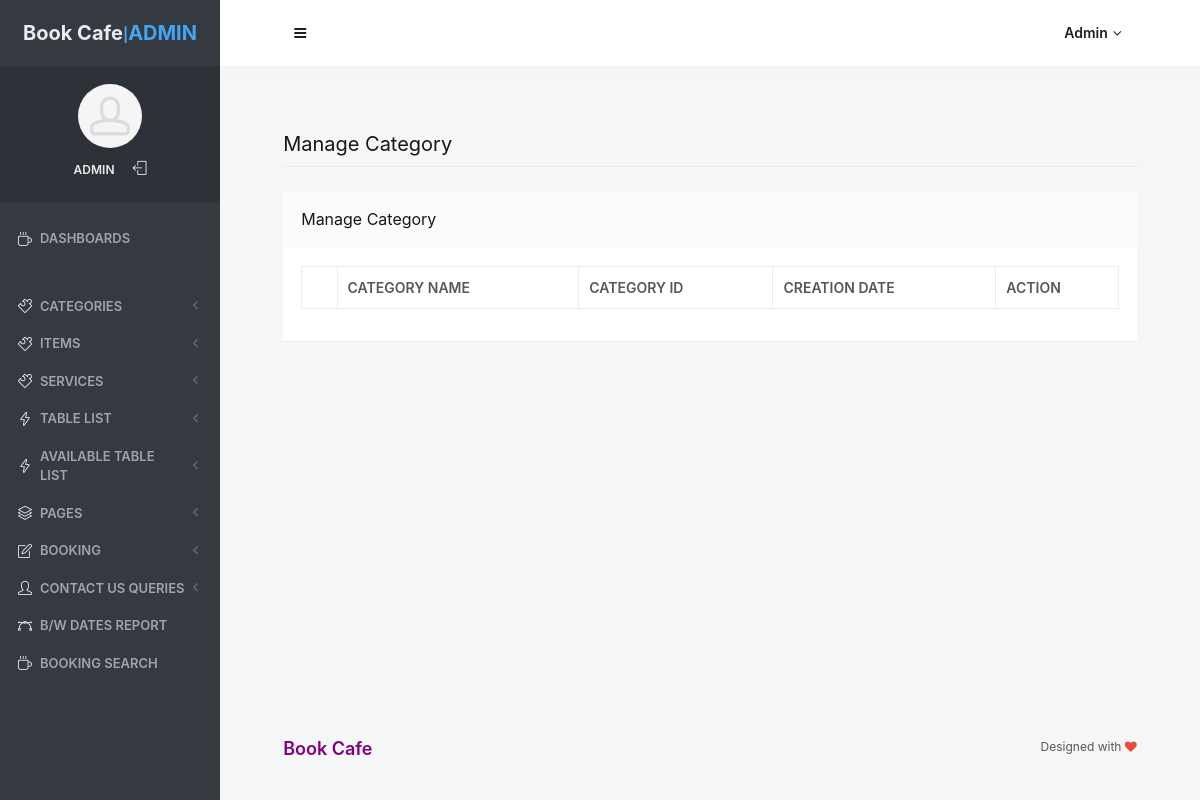
/obbs/admin/manage-category.php (signed in), run on an earlier commit of the app's database.
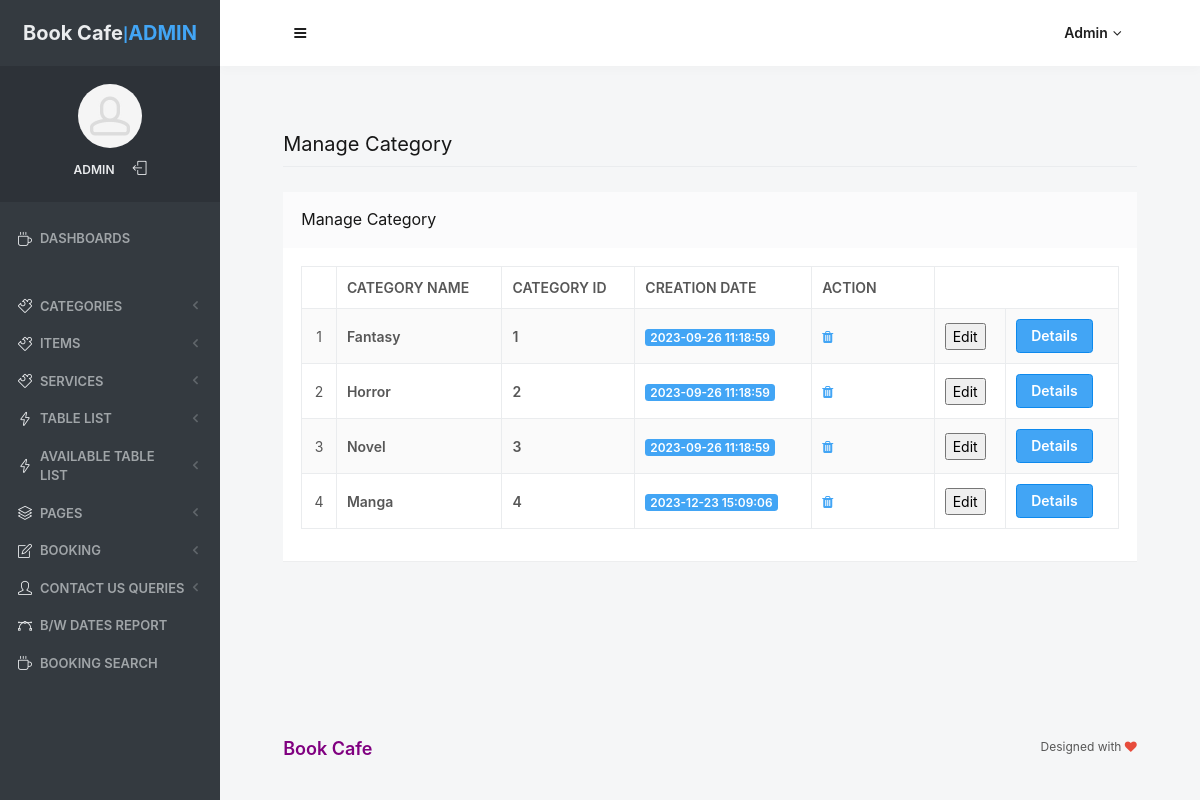
And on a later commit of the database.
### tables this page shows
CREATE TABLE `tblcategory` (
  `ID` int(11) NOT NULL,
  `CategoryName` varchar(255) DEFAULT NULL,
  `CreationDate` timestamp NOT NULL DEFAULT current_timestamp() ON UPDATE current_timestamp()
);

### obbs/admin/manage-category.php (the view, shortened to what the changed rows need)
<?php
include('includes/dbconnection.php');
if (strlen($_SESSION['odmsaid']) == 0) {
    header('location:logout.php');
} else {
?>
<!doctype html>
<html lang="en" class="no-focus">
<head>
    <link rel="stylesheet" href="assets/js/plugins/datatables/dataTables.bootstrap4.min.css">
    <link rel="stylesheet" id="css-main" href="assets/css/codebase.min.css">
</head>
<body>
    <div id="page-container" class="sidebar-o sidebar-inverse side-scroll page-header-fixed main-content-narrow">
        <?php include_once('includes/sidebar.php'); ?>
        <?php include_once('includes/header.php'); ?>
        <main id="main-container">
            <div class="content">
                <h2 class="content-heading">Manage Category</h2>
                <div class="block">
                    <div class="block-content block-content-full">
                        <table class="table table-bordered table-striped table-vcenter js-dataTable-full-pagination">
                            <thead>
                                <tr>
                                    <th class="text-center"></th>
                                    <th>Category Name</th>
                                    <th>Category ID</th>
                                    <th class="d-none d-sm-table-cell">Creation Date</th>
                                    <th class="d-none d-sm-table-cell" style="width: 15%;">Action</th>
                                </tr>
                            </thead>
                            <tbody>
                                <?php
                                $sql = "SELECT * FROM tblcategory";
                                $query = $dbh->prepare($sql);
                                $query->execute();
                                $results = $query->fetchAll(PDO::FETCH_OBJ);
                                $cnt = 1;
                                if ($query->rowCount() > 0) {
                                    foreach ($results as $row) {
                                ?>
                                        <tr>
                                            <td class="text-center"><?php echo htmlentities($cnt); ?></td>
                                            <td class="font-w600"><?php echo htmlentities($row->CategoryName); ?></td>
                                            <td class="font-w600"><?php echo htmlentities($row->ID); ?></td>
                                            <td class="d-none d-sm-table-cell">
                                                <span class="badge badge-primary"><?php echo htmlentities($row->CreationDate); ?></span>
                                            </td>
                                            <td class="d-none d-sm-table-cell">
                                                <a href="manage-category.php?delid=<?php echo ($row->ID); ?>" onclick="return confirm('Do you really want to Delete?');">
                                                    <i class="fa fa-trash fa-delete" aria-hidden="true"></i>
                                                </a>
                                            </td>
                                            <td class="d-none d-sm-table-cell">
                                                <a href="edit-category.php?editid=<?php echo ($row->ID); ?>"><button>Edit</button></a>
                                            </td>
                                            <td class="d-none d-sm-table-cell">
                                                <a href="category-details.php?categoryid=<?php echo ($row->ID); ?>" class="btn btn-primary">Details</a>
                                            </td>
                                        </tr>
                                <?php
                                        $cnt++;
                                    }
                                }
                                ?>
                            </tbody>
                        </table>
                    </div>
                </div>
            </div>
        </main>
    </div>
</body>
</html>
<?php } ?>

### obbs/admin/includes/sidebar.php (shortened to what the changed rows need)
     <?php
include('includes/dbconnection.php');
if (strlen($_SESSION['odmsaid']==0)) {
  header('location:logout.php');
  } else{
  ?>
   <nav id="sidebar">
                <div id="sidebar-scroll">
                    <div class="sidebar-content">
                        <div class="content-side content-side-full content-side-user px-10 align-parent">
                            <div class="sidebar-mini-hidden-b text-center">
                                <ul class="list-inline mt-10">
                                    <?php
$aid=$_SESSION['odmsaid'];
$sql="SELECT AdminName from  tbladmin where ID=:aid";
$query = $dbh -> prepare($sql);
$query->bindParam(':aid',$aid,PDO::PARAM_STR);
$query->execute();
$results=$query->fetchAll(PDO::FETCH_OBJ);
$cnt=1;
if($query->rowCount() > 0)
{
foreach($results as $row)
{               ?>
                                    <li class="list-inline-item">
                                        <a class="link-effect text-dual-primary-dark font-size-xs font-w600 text-uppercase" href="admin-profile.php"><?php  echo $row->AdminName;?></a>
                                    </li><?php $cnt=$cnt+1;}} ?>
                                </ul>
                            </div>
                        </div>
                    </div>
                </div>
            </nav>
           <?php }  ?>

### obbs/admin/includes/header.php (shortened to what the changed rows need)
   <?php
include('includes/dbconnection.php');
if (strlen($_SESSION['odmsaid']==0)) {
  header('location:logout.php');
  } else{
  ?>
            <header id="page-header">
                <div class="content-header">
                    <div class="content-header-section">
                        <div class="btn-group" role="group">
                            <?php
$aid=$_SESSION['odmsaid'];
$sql="SELECT AdminName from  tbladmin where ID=:aid";
$query = $dbh -> prepare($sql);
$query->bindParam(':aid',$aid,PDO::PARAM_STR);
$query->execute();
$results=$query->fetchAll(PDO::FETCH_OBJ);
$cnt=1;
if($query->rowCount() > 0)
{
foreach($results as $row)
{               ?>
                            <button type="button" class="btn btn-rounded btn-dual-secondary" id="page-header-user-dropdown" data-toggle="dropdown" aria-haspopup="true" aria-expanded="false">
                                <?php  echo $row->AdminName;?><i class="fa fa-angle-down ml-5"></i>
                            </button>
                            <?php $cnt=$cnt+1;}} ?>
                        </div>
                    </div>
                </div>
            </header>
            <?php }  ?>

What changed in the data, as far as the page shows it:
added tblcategory: CategoryName "Fantasy", ID "1", CreationDate "2023-09-26 11:18:59"
added tblcategory: CategoryName "Horror", ID "2", CreationDate "2023-09-26 11:18:59"
added tblcategory: CategoryName "Novel", ID "3", CreationDate "2023-09-26 11:18:59"
added tblcategory: CategoryName "Manga", ID "4", CreationDate "2023-12-23 15:09:06"
